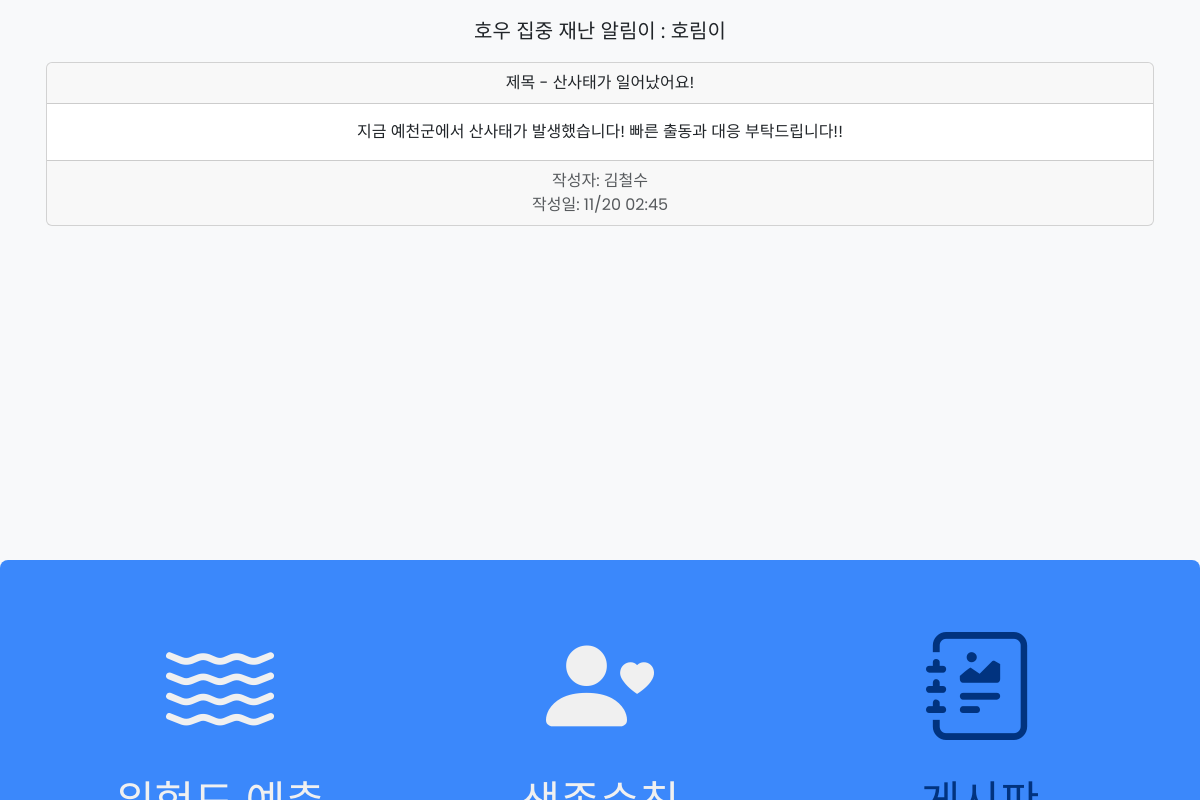
Screenshot of /menu3/30 with the database file from the repository.
### app_horime/models.py (models this page shows)
class Board(models.Model):
    author = models.CharField(max_length=10, null=False)
    title = models.CharField(max_length=100, null=False)
    content = models.TextField(null=False)
    created_date = models.DateTimeField(auto_now_add=True)
    modified_date = models.DateTimeField(auto_now=True)

### app_horime/views.py (the view)
# urls.py: path('menu3/<int:id>', app_horime.views.menu3_post, name='menu3_post'),
def menu3_post(request, id):
    menu=3
    try:
        board=Board.objects.get(pk=id)
    except Board.DoesNotExist:
        raise Http404("게시글이 더 이상 존재하지 않습니다.")
    return render(request, 'menu3/post.html', {'menu':menu,  'board':board})

### app_horime/templates/menu3/post.html (shortened to what this page needs)
{% load static %}
<!DOCTYPE html>
<html lang="en" class="h-100">
  <head>
    <link
      href="https://cdn.jsdelivr.net/npm/bootstrap@5.3.1/dist/css/bootstrap.min.css"
      rel="stylesheet"
    />
    <link
      rel="stylesheet"
      href="https://cdn.jsdelivr.net/npm/bootstrap-icons@1.11.1/font/bootstrap-icons.css"
    />
    <link href="{% static 'css/animation.css'%}" rel="stylesheet" />
    <link href="{% static 'css/buttons.css'%}" rel="stylesheet" />
  </head>
  <body class="h-100 text-center text-bg-light">
    <div class="container d-flex h-100 p-3 mx-auto flex-column">
      <main class="main">
        <p class="subname text-dark" style="font-size: 20px">
          호우 집중 재난 알림이 : 호림이
        </p>
        <div class="card text-center">
          <div class="card-header">제목 - {{board.title}}</div>
          <div class="card-body">
            <p class="card-text">{{board.content}}</p>
          </div>
          <div class="card-footer text-body-secondary">
            작성자: {{ board.author }}<br>작성일: {{board.created_date|date:"m/d h:i" }}
          </div>
        </div>
      </main>
    </div>
  </body>
  {%include 'footer.html' %}
</html>

### app_horime/templates/menu3/post.html (style rules this page uses)
* { font-family: "Noto Sans KR", sans-serif; font-family: "Poppins", sans-serif; }
.main { animation: slideDown 0.8s ease forwards; margin: 0px 0px 80px 0px; }
p.subname { animation: slideDown 1s ease-in-out forwards; }

### rows the page displays
Board: title "산사태가 일어났어요!", content "지금 예천군에서 산사태가 발생했습니다! 빠른 출동과 대응 부탁드립니다!!", author "김철수", created_date "11/20 02:45"
